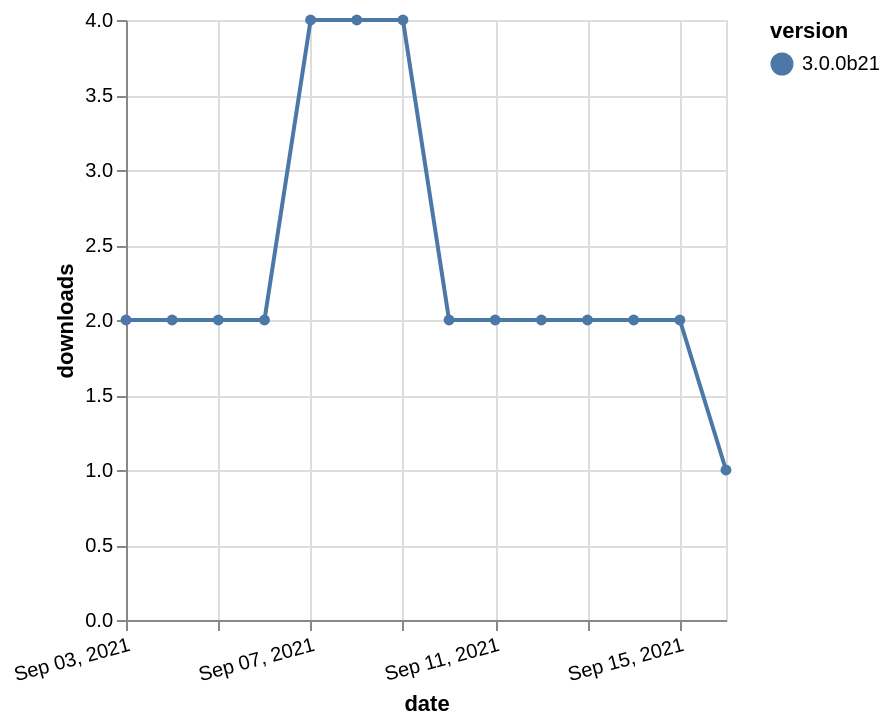

The Vega-Lite source for this figure:
### Vega-Lite specification from a JSON file in a GitHub repository (floating-point values rounded to 4 significant figures)
{"$schema": "https://vega.github.io/schema/vega-lite/v5.json", "description": "A simple bar chart with embedded data.", "data": {"values": [{"date": "2021-09-03", "total": 2762, "delta": 2, "version": "3.0.0b21"}, {"date": "2021-09-04", "total": 2764, "delta": 2, "version": "3.0.0b21"}, {"date": "2021-09-05", "total": 2766, "delta": 2, "version": "3.0.0b21"}, {"date": "2021-09-06", "total": 2768, "delta": 2, "version": "3.0.0b21"}, {"date": "2021-09-07", "total": 2772, "delta": 4, "version": "3.0.0b21"}, {"date": "2021-09-08", "total": 2776, "delta": 4, "version": "3.0.0b21"}, {"date": "2021-09-09", "total": 2780, "delta": 4, "version": "3.0.0b21"}, {"date": "2021-09-10", "total": 2782, "delta": 2, "version": "3.0.0b21"}, {"date": "2021-09-11", "total": 2784, "delta": 2, "version": "3.0.0b21"}, {"date": "2021-09-12", "total": 2786, "delta": 2, "version": "3.0.0b21"}, {"date": "2021-09-13", "total": 2788, "delta": 2, "version": "3.0.0b21"}, {"date": "2021-09-14", "total": 2790, "delta": 2, "version": "3.0.0b21"}, {"date": "2021-09-15", "total": 2792, "delta": 2, "version": "3.0.0b21"}, {"date": "2021-09-16", "total": 2793, "delta": 1, "version": "3.0.0b21"}]}, "width": "container", "mark": {"type": "line", "point": {"filled": true}}, "encoding": {"x": {"field": "date", "type": "temporal", "timeUnit": "yearmonthdate", "title": "date", "axis": {"labelAngle": -15}}, "y": {"field": "delta", "type": "quantitative", "title": "downloads"}, "color": {"field": "version", "type": "nominal"}, "tooltip": {"field": "delta"}}}
